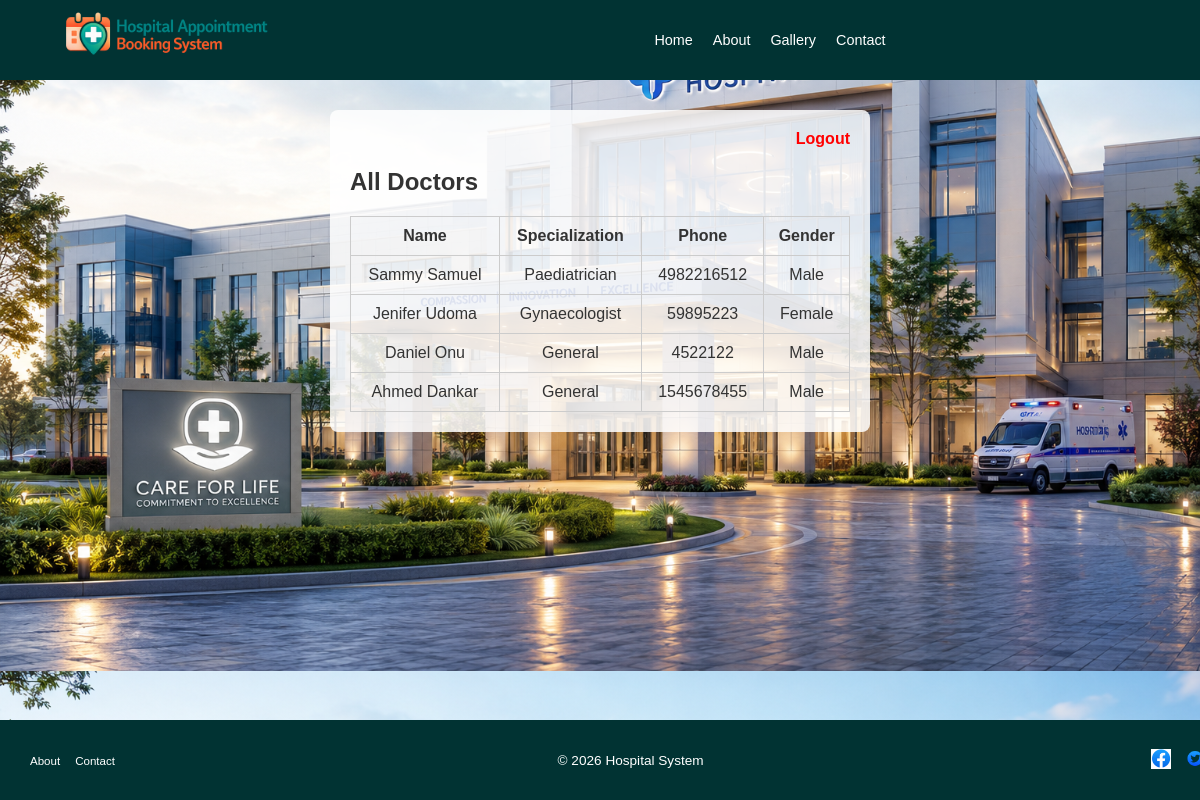
The app's page /doctors/ (signed in) with its own data.
### Hospital/models.py (models this page shows, shortened)
class Doctor(models.Model):
    user = models.OneToOneField(User, on_delete=models.CASCADE)  # Each doctor has a user account
    specialization = models.CharField(max_length=100)            # Doctor's field of expertise
    phone = models.CharField(max_length=15, blank=True)          # Optional phone number
    gender = models.CharField(
        max_length=10,
        choices=[('Male', 'Male'), ('Female', 'Female'), ('Other', 'Other')],
        default='Male'
    )

### Hospital/views.py (the view)
# urls.py: path('doctors/', views.doctor_list, name='doctor_list'),
@login_required
def doctor_list(request):
    doctors = Doctor.objects.all()
    return render(request, 'Hospital/doctor_list.html', {'doctors': doctors})

### Hospital/templatetags/user_extras.py (called while the page is built)
@register.filter
def is_doctor(user):
    return user.groups.filter(name="Doctor").exists()

@register.filter
def is_patient(user):
    return user.groups.filter(name="Patient").exists()

### Hospital/templates/Hospital/doctor_list.html (shortened to what this page needs)
{% extends 'Hospital/main.html' %}
{% block content %}
<div class="dashboard">
    <div class="logout">
        <a href="{% url 'logout' %}">Logout</a>
    </div>
    <h2>All Doctors</h2>
    <table>
        <tr><th>Name</th><th>Specialization</th><th>Phone</th><th>Gender</th></tr>
        {% for doctor in doctors %}
        <tr>
            <td>{{ doctor.user.get_full_name }}</td>
            <td>{{ doctor.specialization }}</td>
            <td>{{ doctor.phone|default:"N/A" }}</td>
            <td>{{ doctor.gender }}</td>
        </tr>
        {% empty %}
        <tr><td colspan="4">No doctors found.</td></tr>
        {% endfor %}
    </table>
</div>
{% endblock %}

### Hospital/static/css/stylesheet.css (style rules this page uses)
body { font-family: Arial, sans-serif; margin: 0; color: #333; padding-top: 60px; }
.form-container, .dashboard { background: rgba(255, 255, 255, 0.85); margin: 50px auto; padding: 20px; border-radius: 8px; max-width: 500px; }
.logout { text-align: right; }
.logout a { color: red; font-weight: bold; text-decoration: none; }
table { width: 100%; border-collapse: collapse; margin-top: 20px; }
table th, table td { border: 1px solid #ccc; padding: 10px; text-align: center; }
body { padding-bottom: 60px; }

### records on screen
Doctor: user.get_full_name "Sammy Samuel", specialization "Paediatrician", phone "4982216512", gender "Male"
Doctor: user.get_full_name "Jenifer Udoma", specialization "Gynaecologist", phone "59895223", gender "Female"
Doctor: user.get_full_name "Daniel Onu", specialization "General", phone "4522122", gender "Male"
Doctor: user.get_full_name "Ahmed Dankar", specialization "General", phone "1545678455", gender "Male"
